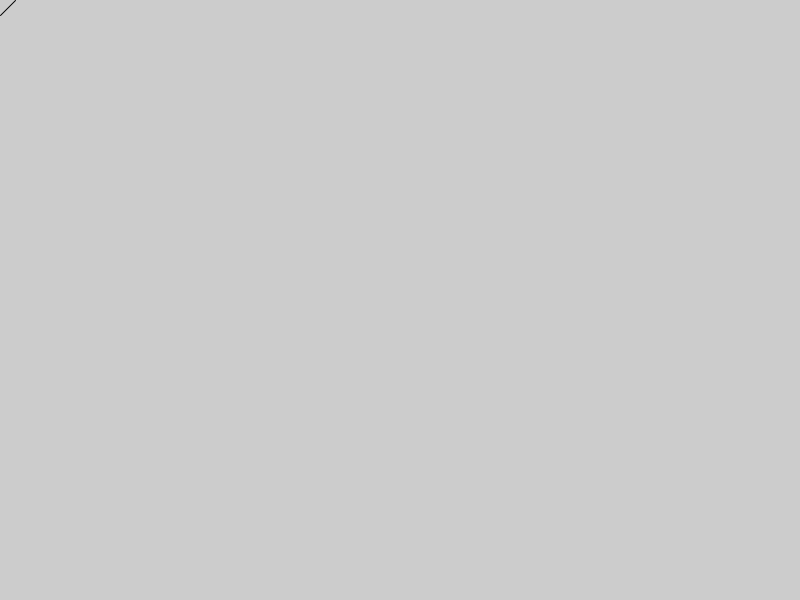
Frame 1 (no input)
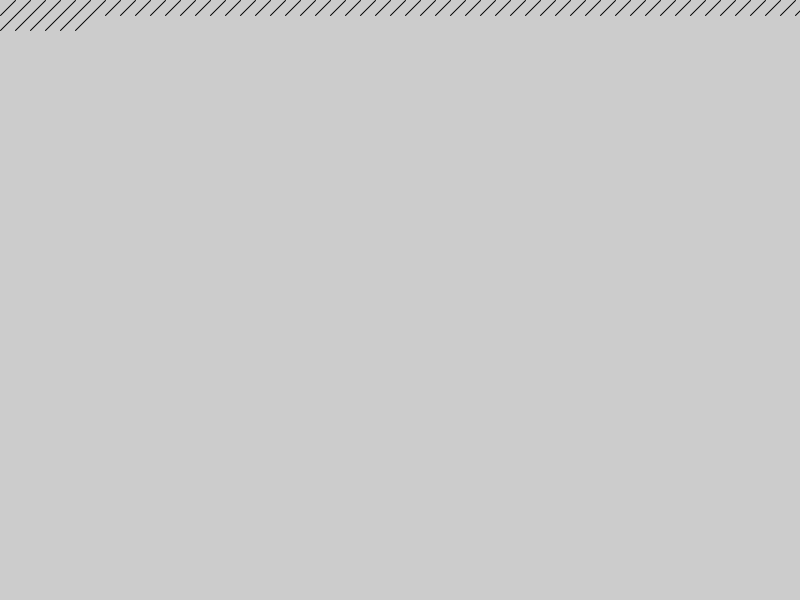
Frame 60 (the mouse pressed at the canvas centre just before this capture)
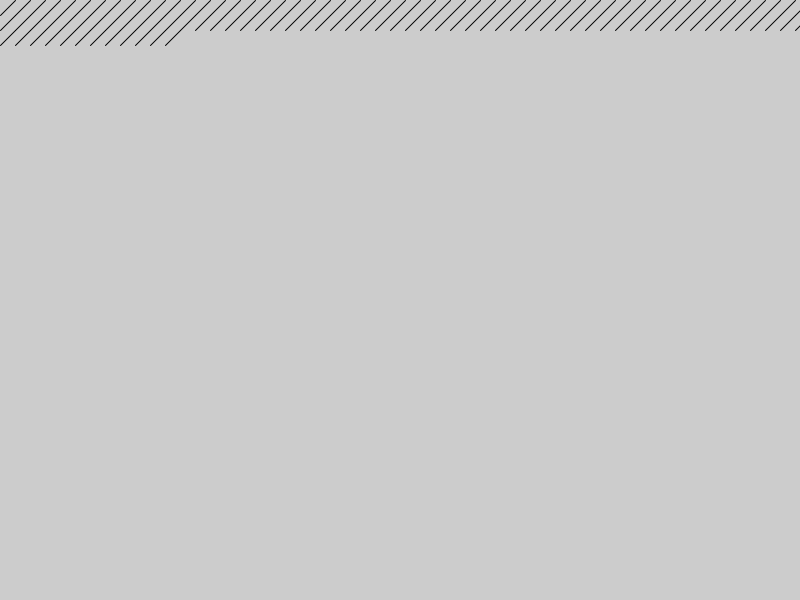
Frame 120 (the mouse held since frame 60 and released just before this capture)

The Processing sketch that drew these frames (run headless with seeded random() and noise(); from frame 60 on, the mouse is pressed at the canvas centre):

// Processing sketch: wspolne_wzorki_potworki
// ── wspolne_wzorki_potworki.pde
int rozmiar;
int x, y;

void setup()
{
  frameRate( 50 );
  size(800, 600);
  rozmiar = 15;
  x = 0;
  y = 0;
}


void draw() 
{
  int los = (int)random(0, 101);
  if (los >= 100)
  {
    line( x, y, x+rozmiar, y+rozmiar );
  } else {
    line( x, y+rozmiar, x+rozmiar, y );
  }

  x = x + rozmiar;
  if ( x >= width )
  {
    x = 0;
    y = y + rozmiar;
  }
}
